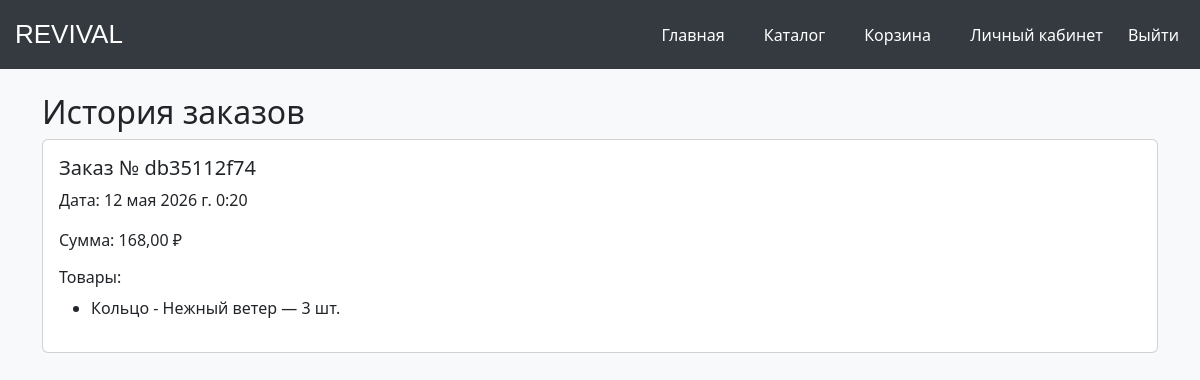
/orders/ (signed in), run on an earlier commit of the app's database.
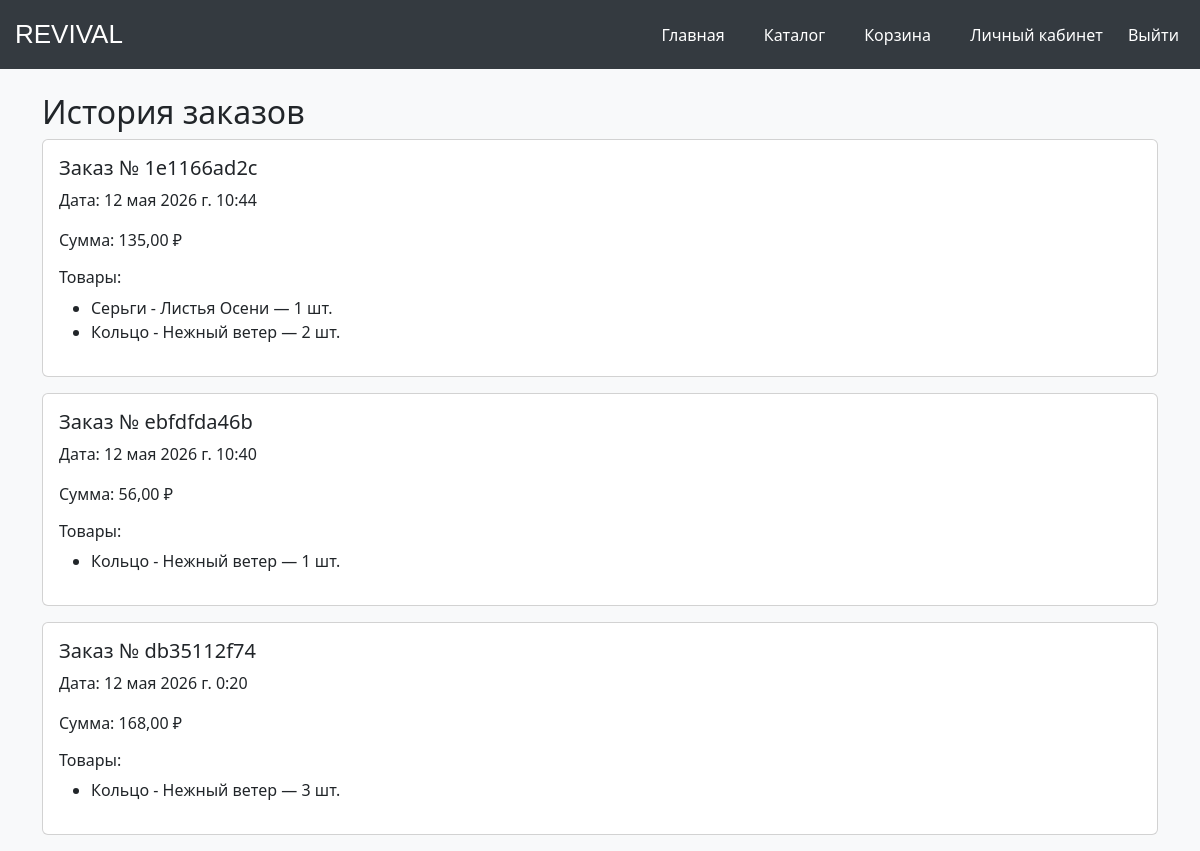
And on a later commit of the database.
### shop/models.py (models this page shows, shortened)
class Order(models.Model):
    user = models.ForeignKey(User, on_delete=models.CASCADE)
    receipt_number = models.CharField(max_length=50, unique=True)
    created_at = models.DateTimeField(auto_now_add=True)
    total = models.DecimalField(max_digits=10, decimal_places=2)

class OrderItem(models.Model):
    order = models.ForeignKey(Order, on_delete=models.CASCADE, related_name='items')
    product = models.ForeignKey(Product, on_delete=models.CASCADE)
    quantity = models.PositiveIntegerField()
    price_at_moment = models.DecimalField(max_digits=10, decimal_places=2)

class Product(models.Model):
    name = models.CharField(max_length=255)
    description = models.TextField()
    price = models.DecimalField(max_digits=10, decimal_places=2)
    category = models.ForeignKey(Category, on_delete=models.CASCADE)
    image = models.ImageField(upload_to='products/')

### shop/views.py (the view)
# urls.py: path('orders/', views.orders, name='orders'),          # История заказов
def orders(request):
    if not request.user.is_authenticated:
        return redirect('login')
    orders = Order.objects.filter(user=request.user).order_by('-created_at')
    return render(request, 'orders.html', {'orders': orders})

### templates/orders.html
{% extends 'base.html' %}
{% block content %}
<h2>История заказов</h2>
{% if orders %}
    {% for order in orders %}
        <div class="card mb-3">
            <div class="card-body">
                <h5>Заказ № {{ order.receipt_number }}</h5>
                <p>Дата: {{ order.created_at }}</p>
                <p>Сумма: {{ order.total }} ₽</p>
                <h6>Товары:</h6>
                <ul>
                    {% for item in order.items.all %}
                        <li>{{ item.product.name }} — {{ item.quantity }} шт.</li>
                    {% endfor %}
                </ul>
            </div>
        </div>
    {% endfor %}
{% else %}
    <p>У вас пока нет заказов.</p>
{% endif %}
{% endblock %}

What changed in the data, as far as the page shows it:
added Order: receipt_number "1e1166ad2c", created_at "12 мая 2026 г. 10:44", total "135,00"
added OrderItem: product.name "Серьги - Листья Осени", quantity "1", shown under "1e1166ad2c"
added OrderItem: product.name "Кольцо - Нежный ветер", quantity "2", shown under "1e1166ad2c"
added Order: receipt_number "ebfdfda46b", created_at "12 мая 2026 г. 10:40", total "56,00"
added OrderItem: product.name "Кольцо - Нежный ветер", quantity "1", shown under "ebfdfda46b"
